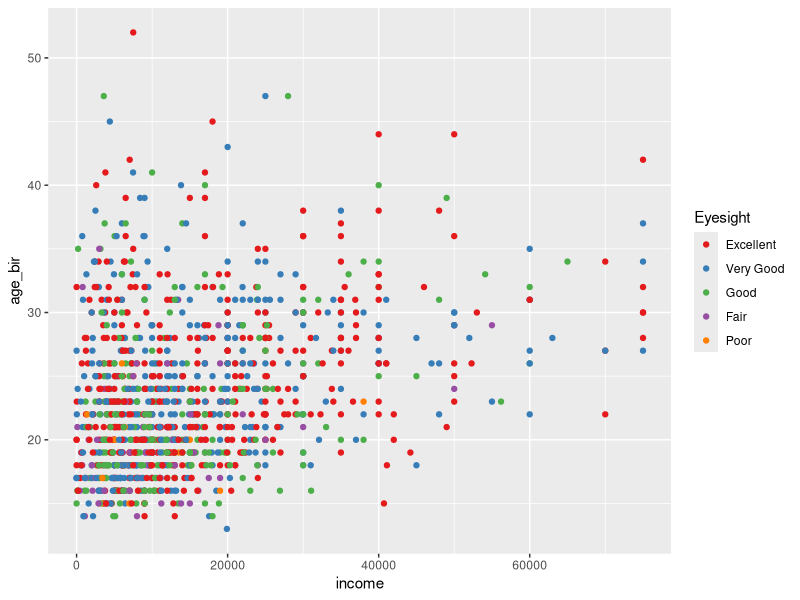
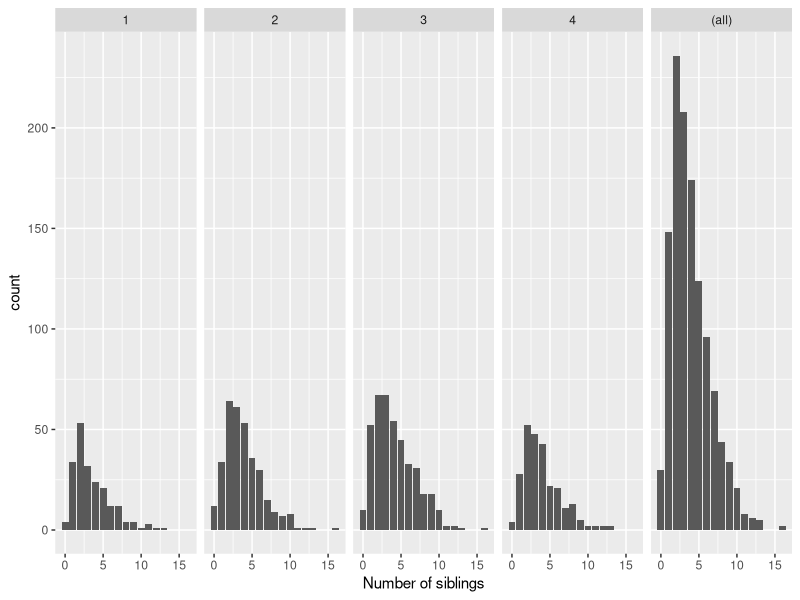
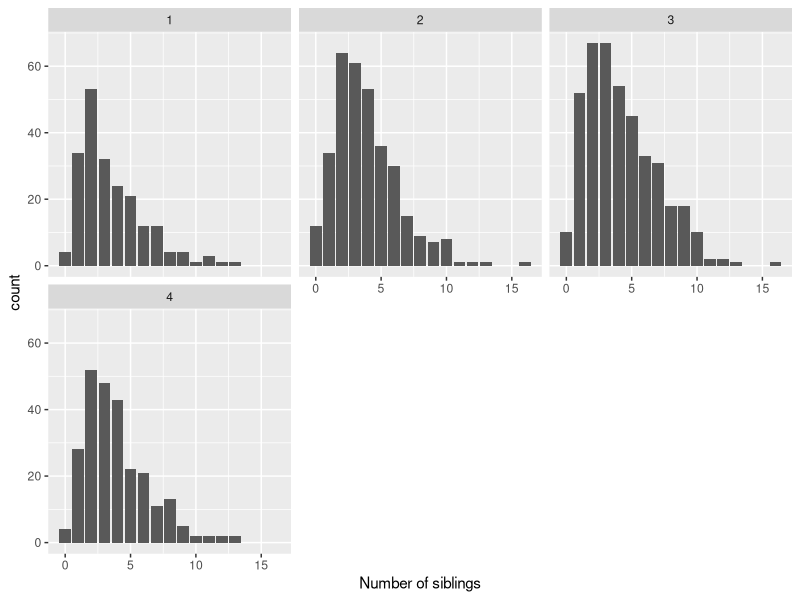
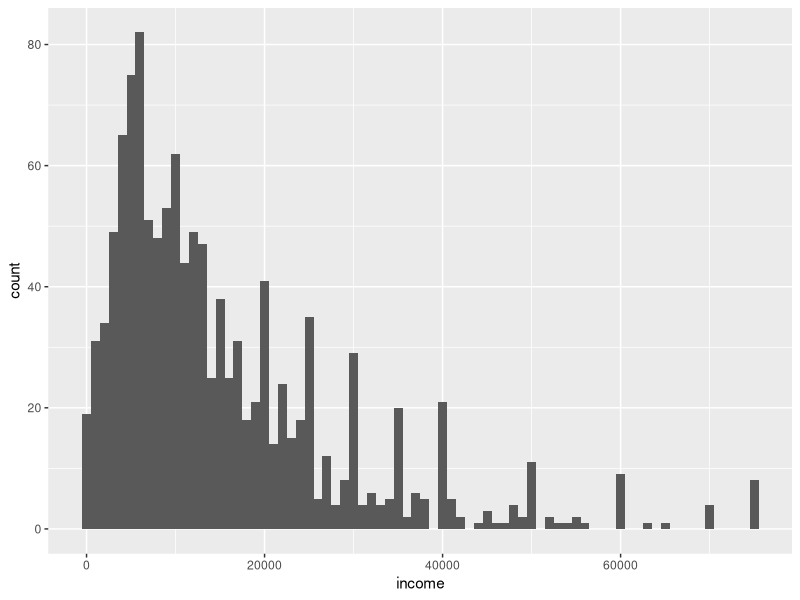
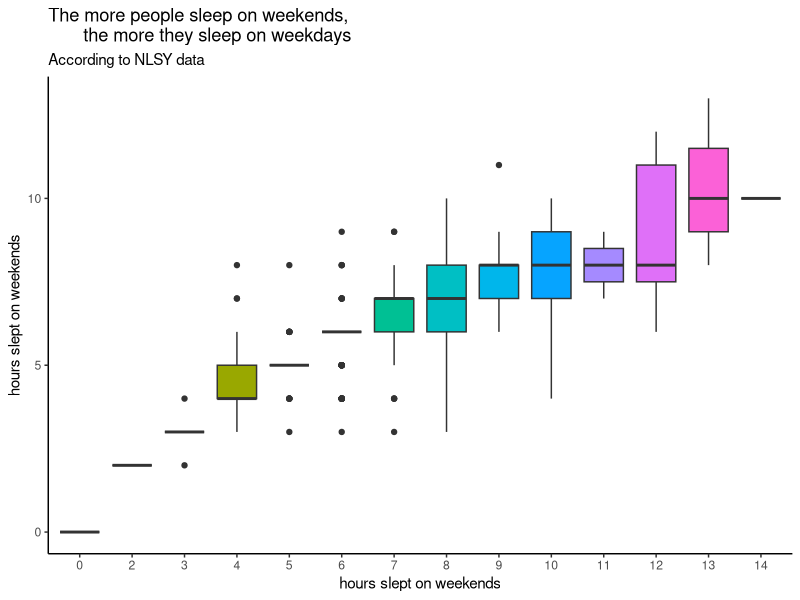

Here is the R script that generated these plots, in order: (Note: this script raises an error after producing the figures.)
## ---- chunk 1
knitr::opts_chunk$set(
  error = TRUE,
  collapse = TRUE,
  message = FALSE, 
  warning = FALSE,
  comment = "#> ",
  class.output = "output",
  class.message = "message",
  class.error = "message"
)
## ---- chunk 2
library(tidyverse)
nlsy <- read_csv("nlsy_cc.csv")
## ---- chunk 3
ggplot(data = nlsy) +
  geom_point(aes(x = income, y = age_bir, color = factor(eyesight))) +
  scale_color_brewer(palette = "Set1", name = "Eyesight",
                     labels = c("Excellent", "Very Good", "Good",
                                "Fair", "Poor"))
## ---- chunk 4

## ---- chunk 5

## ---- chunk 6

## ---- chunk 7
ggplot(data = nlsy) +
  geom_bar(aes(x = nsibs)) +
  labs(x = "Number of siblings") +
  facet_grid(cols = vars(region), margins = TRUE, scales = "free_y")
## ---- chunk 8
ggplot(data = nlsy) +
  geom_bar(aes(x = nsibs)) +
  labs(x = "Number of siblings") +
  facet_wrap(vars(region),
             ncol = 3)
## ---- chunk 9
ggplot(data = nlsy) +
  geom_histogram(aes(x = income), binwidth = 1000)
## ---- chunk 10

## ---- chunk 11

## ---- chunk 12

## ---- chunk 13

## ---- chunk 14
ggplot(data = nlsy) +
  geom_boxplot(aes(x = factor(sleep_wknd), y = sleep_wkdy,
                   fill = factor(sleep_wknd))) +
  scale_fill_discrete(guide = FALSE) +
  labs(x = "hours slept on weekends",
       y = "hours slept on weekends",
       title = "The more people sleep on weekends, 
       the more they sleep on weekdays",
       subtitle = "According to NLSY data") +
  theme_classic()
## ---- chunk 15
knitr::include_graphics("family_age_bir.png")
